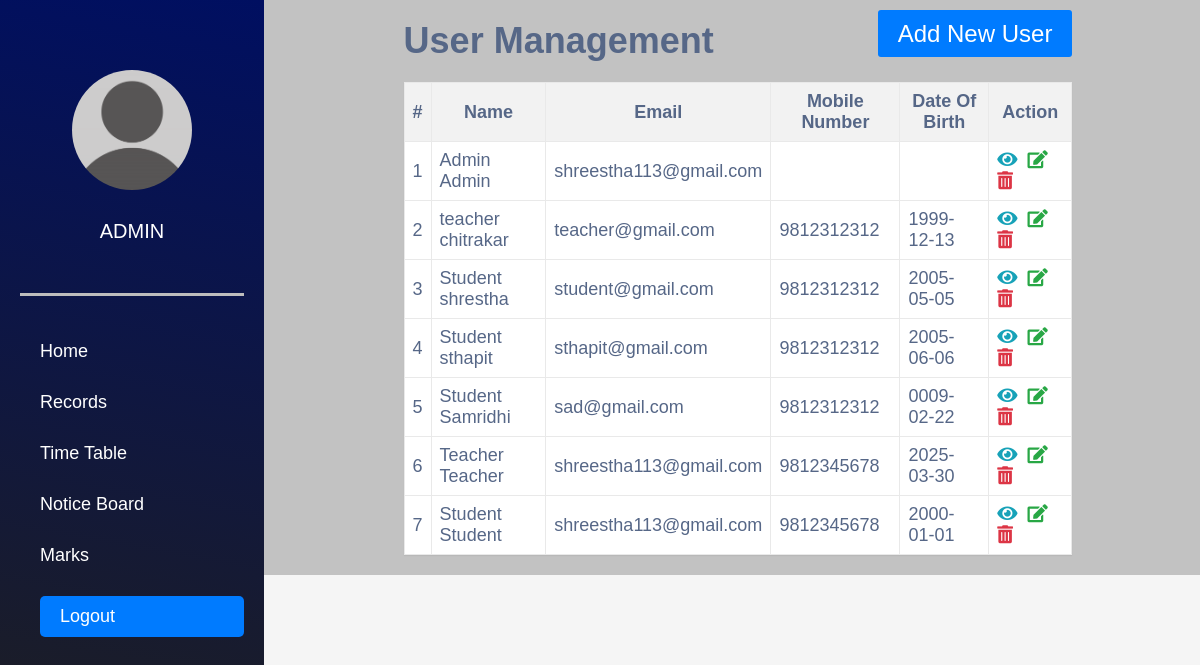
Screenshot of /index1.php with the database file from the repository.
### tables this page shows
CREATE TABLE `users` (
  `id` int(11) NOT NULL,
  `FirstName` varchar(50) DEFAULT NULL,
  `LastName` varchar(50) DEFAULT NULL,
  `DOB` date DEFAULT NULL,
  `Gender` enum('Male','Female','Other') NOT NULL,
  `Role` enum('student','teacher','admin') DEFAULT NULL,
  `Nationality` varchar(50) DEFAULT NULL,
  `User_id` int(100) NOT NULL,
  `Password` varchar(255) DEFAULT NULL,
  `Course` varchar(100) DEFAULT NULL,
  `Semester` varchar(50) DEFAULT NULL,
  `Email` varchar(100) DEFAULT NULL,
  `PhoneNumber` varchar(20) DEFAULT NULL,
  `Address` varchar(255) DEFAULT NULL,
  `EmergencyContactPersonName` varchar(100) DEFAULT NULL,
  `EmergencyContactNumber` tinytext DEFAULT NULL,
  `Photo` varchar(255) NOT NULL,
  `reset_token` varchar(255) NOT NULL
);

### index1.php (the view, shortened to what this page needs)
<?php
include ('dbconnection.php');
?>
<!DOCTYPE html>
<html lang="en">
<head>
    <link href="https://cdnjs.cloudflare.com/ajax/libs/font-awesome/5.15.4/css/all.min.css" rel="stylesheet">
    <link rel="stylesheet" href="src/style.css">
</head>
<body>
    <div class="head_wrap">
        <div class="side_menu">
            <div class="avatar_profile">
                <img src="./src/images/ass.png" alt="">
            </div>
            <div class="student_info">
                <h3>Admin</h3>
            </div>
            <div class="navigation">
            <ul>
                    <li><a href="admin_dashboard.php">Home</a></li>
                    <li><a href="index1.php">Records</a></li>
                    <li><a href="table.php">Time Table</a></li>
                    <li><a href="noticeboard.php">Notice Board</a></li>
                    <li><a href="marks_portal.php">Marks</a></li>
                    <a href="login1.php" class="logout-btn">Logout</a>
                 </ul>
            </div>
        </div>
        <div class="info_tab">
            <div class="container-xl">
                <div class="table-responsive">
                    <div class="table-wrapper">
                        <div class="table-title">
                            <div class="row">
                                <div class="title">
                                    <h2>User <b>Management</b></h2>
                                </div>
                                <div class="addbutton" align="right">
                                    <a href="insert1.php" class="add-user-btn">Add New User</a>
                                </div>
                            </div>
                        </div>
                        <table class="table table-striped table-hover">
                            <thead>
                                <tr>
                                    <th>#</th>
                                    <th>Name</th>
                                    <th>Email</th>
                                    <th>Mobile Number</th>
                                    <th>Date Of Birth</th>
                                    <th>Action</th>
                                </tr>
                            </thead>
                            <tbody>
                                <?php
                                $sql = "SELECT * FROM users";
                                $result = mysqli_query($con, $sql);
                                if (mysqli_num_rows($result) > 0) {
                                    $cnt = 1;
                                    while ($row = mysqli_fetch_assoc($result)) {
                                        ?>
                                        <tr>
                                            <td><?php echo $cnt; ?></td>
                                            <td><?php echo $row['FirstName'] . ' ' . $row['LastName']; ?></td>
                                            <td><?php echo $row['Email']; ?></td>
                                            <td><?php echo $row['PhoneNumber']; ?></td>
                                            <td><?php echo $row['DOB']; ?></td>
                                            <td>
                                                <a href="read1.php?viewid=<?php echo htmlentities($row['id']); ?>"
                                                    class="action-icons view" title="View" data-toggle="tooltip"><i class='fas fa-eye'></i></a>
                                                <a href="edit1.php?editid=<?php echo htmlentities($row['id']); ?>"
                                                    class="action-icons edit" title="Edit" data-toggle="tooltip"><i class='fas fa-edit'></i></a>
                                                <a href="index1.php?delid=<?php echo htmlentities($row['id']); ?>"
                                                    class="action-icons delete" title="Delete" data-toggle="tooltip"
                                                    onclick="return confirm('Do you really want to delete?');"><i class='fas fa-trash-alt'></i></a>
                                            </td>
                                        </tr>
                                        <?php
                                        $cnt++;
                                    }
                                } else {
                                    ?>
                                    <tr>
                                        <td colspan="6" style="text-align:center; color:red;">No Record Found</td>
                                    </tr>
                                    <?php
                                }
                                ?>
                            </tbody>
                        </table>
                    </div>
                </div>
            </div>
        </div>
</body>
</html>

### src/style.css (style rules this page uses)
* { padding: 0px; margin: 0px; box-sizing: border-box; }
body { font-family: 'Poppins', sans-serif; color: #252525; font-size: 18px; }
body h1,h2, h3 { font-family: 'Work Sans', sans-serif; }
* { box-sizing: border-box; }
body { margin: 0; font-family: Arial, sans-serif; }
.row { display: flex; justify-content: space-between; }
img { width: 100%; height: auto; }
.head_wrap { display: flex; flex-direction: row; width: 100%; background: rgb(194, 194, 194); }
.side_menu { padding: 20px; width: 22%; color: white; background: linear-gradient(10deg, rgba(31,31,31,1) 0%, rgba(0,15,97,1) 100%); }
.info_tab { padding: 20px; width: 73%; }
.student_info { padding-top: 30px; display: flex; flex-direction: column; align-items: center; }
.student_info h3 { text-transform: uppercase; font-size: 20px; font-weight: 500; }
.avatar_profile { width: 120px; height: 120px; margin: auto; margin-top:50px ; }
.avatar_profile img { border-radius: 50%; object-fit: cover; width: 100%; height: 100%; }
.navigation ul { list-style: none; }
.navigation a { text-decoration: none; color: white; }
.navigation { border-top: 3px solid rgb(189, 189, 189); padding-top: 45px; margin-top: 50px; padding-left: 20px; }
.navigation ul { display: flex; flex-direction: column; gap: 30px; }
.logout-btn { display: inline-block; padding: 10px 20px; background-color: #007bff; color: #fff; text-decoration: none; border-radius: 5px; transition: background-color 0.3s ease; }
.side_menu { height:100vh; position:fixed; }
.info_tab { margin-left: 25%; }

### index1.php (style rules this page uses)
body { font-family: Arial, sans-serif; background-color: #f5f5f5; color: #566787; }
.container-xl { width: 80%; margin: 0 auto; }
.table { width: 100%; border-collapse: collapse; background-color: #fff; box-shadow: 0 1px 1px rgba(0, 0, 0, 0.05); }
.row { display:flex; }
.table th, .table td { border: 1px solid #e9e9e9; padding: 8px; }
.table th { background-color: #f2f2f2; }
.table td { text-align: left; }
.table-title { font-size: 24px; margin-bottom: 20px; }
.add-user-btn { background-color: #007bff; color: #fff; border: none; padding: 10px 20px; border-radius: 3px; text-decoration: none; }
.action-icons { font-size: 18px; margin-right: 5px; }
.action-icons.edit { color: #28a745; }
.action-icons.delete { color: #dc3545; }
.action-icons.view { color: #17a2b8; }
.title { text-align: center; }

### rows the page displays
users: FirstName "Admin", LastName "Admin", Email "shreestha113@gmail.com"
users: FirstName "teacher", LastName "chitrakar", Email "teacher@gmail.com", PhoneNumber "9812312312", DOB "1999-12-13"
users: FirstName "Student", LastName "shrestha", Email "student@gmail.com", PhoneNumber "9812312312", DOB "2005-05-05"
users: FirstName "Student", LastName "sthapit", Email "sthapit@gmail.com", PhoneNumber "9812312312", DOB "2005-06-06"
users: FirstName "Student", LastName "Samridhi", Email "sad@gmail.com", PhoneNumber "9812312312", DOB "0009-02-22"
users: FirstName "Teacher", LastName "Teacher", Email "shreestha113@gmail.com", PhoneNumber "9812345678", DOB "2025-03-30"
users: FirstName "Student", LastName "Student", Email "shreestha113@gmail.com", PhoneNumber "9812345678", DOB "2000-01-01"
